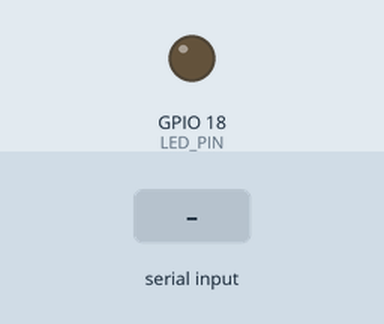
Bench run of a sketch on a simulated ESP32. Shown: output pins drawn as LEDs (lit = HIGH). Inputs (shaded band) come from the test bench.

Above: at 1.2 s.
1.3 s: "ON\n" received over Serial
At 1.8 s:
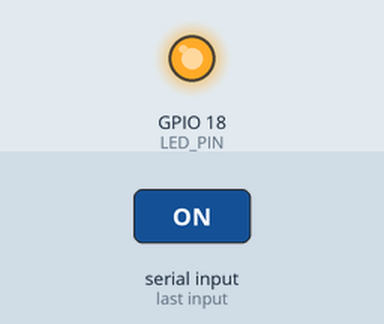
2.8 s: "OFF\n" received over Serial
At 4.1 s:
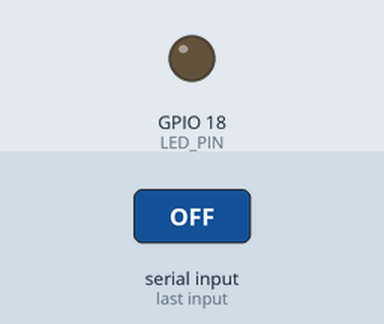
Timing chart, 0 to 5.8 s (numbered marks = the images above; inputs shaded):
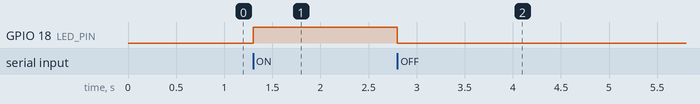

Measured:
- after the input at 1.3 s, GPIO 18 (LED_PIN): LOW → HIGH at once
- after the input at 2.8 s, GPIO 18 (LED_PIN): HIGH → LOW at once

The sketch:

Activa_led_esp32.ino
```cpp
#define LED_PIN 18

void setup() {
  Serial.begin(115200);
  pinMode(LED_PIN, OUTPUT);
}

void loop() {
  if (Serial.available()) {
    String comando = Serial.readStringUntil('\n');
    comando.trim();

    if (comando == "ON") {
      digitalWrite(LED_PIN, HIGH);
    }
    else if (comando == "OFF") {
      digitalWrite(LED_PIN, LOW);
    }
  }
}
```
